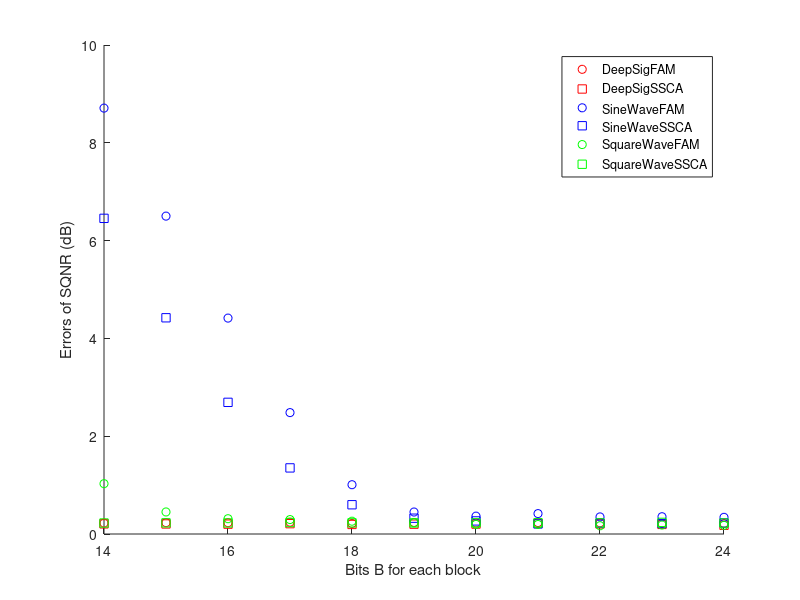
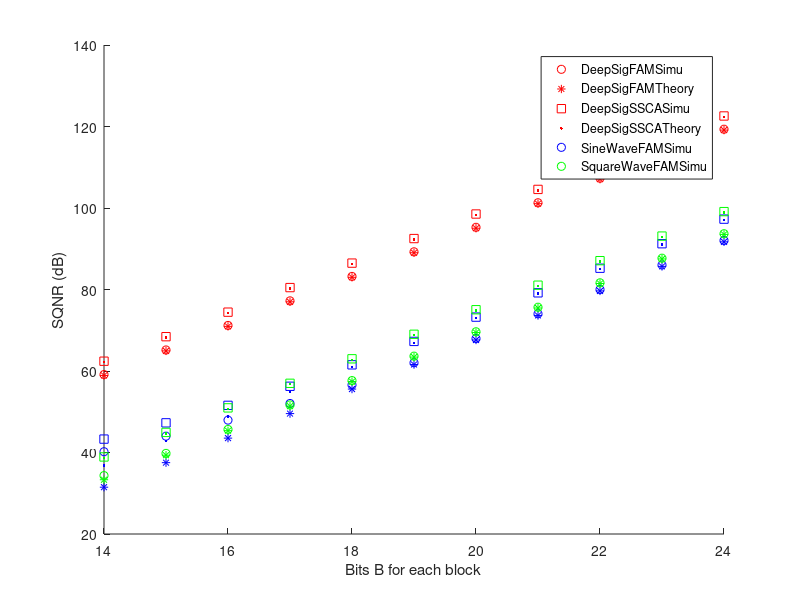

These figures' MATLAB source, in order:
% Plot the result figure

x = 14:24;

load('DeepSigFAMsaveresult.mat')
result.input1.FAM = result_save.resultcell2;
load('DeepSigSSCAsaveresult.mat')
result.input1.SSCA = result_save.resultcell2;
load('SineFAMsaveresult.mat')
result.input2.FAM = result_save.resultcell2;
load('SineSSCAsaveresult.mat')
result.input2.SSCA = result_save.resultcell2;
load('SquareFAMsaveresult.mat')
result.input3.FAM = result_save.resultcell2;
load('SquareSSCAsaveresult.mat')
result.input3.SSCA = result_save.resultcell2;

%% plot errors
figure;
hold on
p1=plot(x, cell2mat(result.input1.FAM(2:end,5))-cell2mat( result.input1.FAM(2:end,6)),'ro','DisplayName','DeepSigFAM');
p2=plot(x, cell2mat(result.input1.SSCA(2:end,5))-cell2mat(result.input1.SSCA(2:end,6)),'rs','DisplayName','DeepSigSSCA');


p3=plot(x, cell2mat(result.input2.FAM(2:end,5))-cell2mat( result.input2.FAM(2:end,6)),'bo','DisplayName','SineWaveFAM');
p4=plot(x,cell2mat(result.input2.SSCA(2:end,5))-cell2mat( result.input2.SSCA(2:end,6)),'bs','DisplayName','SineWaveSSCA');%,'DisplayName','SineWaveSSCASimu'


p5=plot(x,cell2mat(result.input3.FAM(2:end,5))-cell2mat(result.input3.FAM(2:end,6)),'go','DisplayName','SquareWaveFAM');
p6=plot(x, cell2mat(result.input3.SSCA(2:end,5))-cell2mat(result.input3.SSCA(2:end,6)),'gs','DisplayName','SquareWaveSSCA');%,'DisplayName','SquareWaveSSCAError'

% title('The SQNR result of FAM & SSCA method for three input signal');
legend([p1,p2,p3,p4,p5,p6],'Location','best');
xlabel('Bits B for each block');
ylabel('Errors of SQNR (dB)');



%% plot fig
figure;
hold on
p1=plot(x, cell2mat(result.input1.FAM(2:end,5)),'ro','DisplayName','DeepSigFAMSimu');
p2=plot(x, cell2mat(result.input1.FAM(2:end,6)),'r*','DisplayName','DeepSigFAMTheory');
p3=plot(x, cell2mat(result.input1.SSCA(2:end,5)),'rs','DisplayName','DeepSigSSCASimu');
p4=plot(x, cell2mat(result.input1.SSCA(2:end,6)),'r.','DisplayName','DeepSigSSCATheory');

p5=plot(x, cell2mat(result.input2.FAM(2:end,5)),'bo','DisplayName','SineWaveFAMSimu');
plot(x,cell2mat( result.input2.FAM(2:end,6)),'b*');%,'DisplayName','SineWaveFAMTheory'
plot(x,cell2mat(result.input2.SSCA(2:end,5)),'bs');%,'DisplayName','SineWaveSSCASimu'
plot(x,cell2mat( result.input2.SSCA(2:end,6)),'b.');%,'DisplayName','SineWaveSSCATheory'

p6=plot(x,cell2mat(result.input3.FAM(2:end,5)),'go','DisplayName','SquareWaveFAMSimu');
plot(x, cell2mat(result.input3.FAM(2:end,6)),'g*');%,'DisplayName','SquareWaveFAMTheory'
plot(x, cell2mat(result.input3.SSCA(2:end,5)),'gs');%,'DisplayName','SquareWaveSSCASimu'
plot(x, cell2mat(result.input3.SSCA(2:end,6)),'g.');%,'DisplayName','SquareWaveSSCATheory'

% title('The SQNR result of FAM & SSCA method for three input signal');
legend([p1,p2,p3,p4,p5,p6],'Location','best');
xlabel('Bits B for each block');
ylabel('SQNR (dB)');